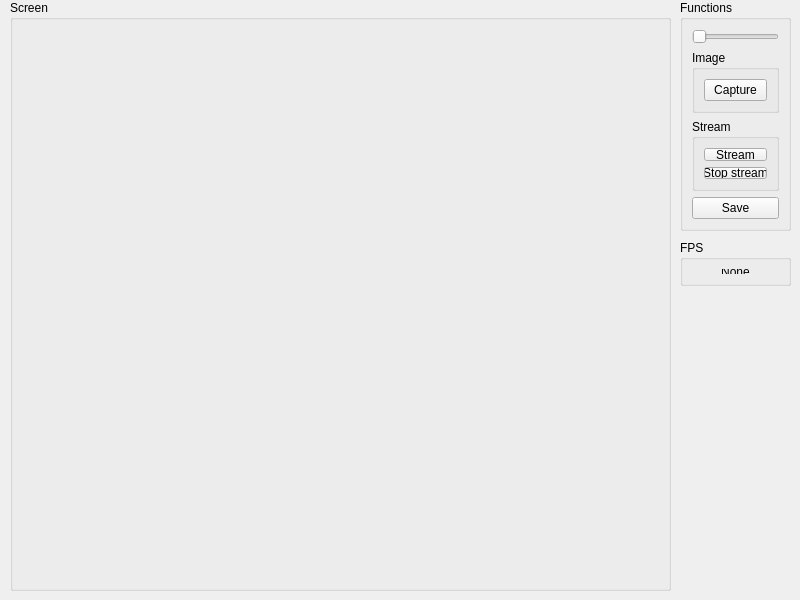
<?xml version="1.0" encoding="UTF-8"?>
<ui version="4.0">
 <class>screenUI</class>
 <widget class="QWidget" name="screenUI">
  <property name="geometry">
   <rect>
    <x>0</x>
    <y>0</y>
    <width>800</width>
    <height>600</height>
   </rect>
  </property>
  <property name="sizePolicy">
   <sizepolicy hsizetype="Fixed" vsizetype="Fixed">
    <horstretch>0</horstretch>
    <verstretch>0</verstretch>
   </sizepolicy>
  </property>
  <property name="windowTitle">
   <string>Form</string>
  </property>
  <widget class="QGroupBox" name="groupBox_3">
   <property name="geometry">
    <rect>
     <x>680</x>
     <y>0</y>
     <width>111</width>
     <height>231</height>
    </rect>
   </property>
   <property name="title">
    <string>Functions</string>
   </property>
   <layout class="QVBoxLayout" name="verticalLayout">
    <item>
     <widget class="QSlider" name="QualitySlider">
      <property name="toolTip">
       <string extracomment="Quality of image"/>
      </property>
      <property name="autoFillBackground">
       <bool>false</bool>
      </property>
      <property name="minimum">
       <number>50</number>
      </property>
      <property name="maximum">
       <number>200</number>
      </property>
      <property name="orientation">
       <enum>Qt::Horizontal</enum>
      </property>
     </widget>
    </item>
    <item>
     <widget class="QGroupBox" name="groupBox">
      <property name="title">
       <string>Image</string>
      </property>
      <layout class="QHBoxLayout" name="horizontalLayout_2">
       <item>
        <widget class="QPushButton" name="Capture">
         <property name="text">
          <string>Capture</string>
         </property>
        </widget>
       </item>
      </layout>
     </widget>
    </item>
    <item>
     <widget class="QGroupBox" name="groupBox_2">
      <property name="title">
       <string>Stream</string>
      </property>
      <layout class="QVBoxLayout" name="verticalLayout_2">
       <item>
        <widget class="QPushButton" name="Stream_button">
         <property name="text">
          <string>Stream</string>
         </property>
        </widget>
       </item>
       <item>
        <widget class="QPushButton" name="Stop_stream_button">
         <property name="text">
          <string>Stop stream</string>
         </property>
        </widget>
       </item>
      </layout>
     </widget>
    </item>
    <item>
     <widget class="QPushButton" name="Save">
      <property name="text">
       <string>Save</string>
      </property>
     </widget>
    </item>
   </layout>
  </widget>
  <widget class="QGroupBox" name="groupBox_4">
   <property name="geometry">
    <rect>
     <x>10</x>
     <y>0</y>
     <width>661</width>
     <height>591</height>
    </rect>
   </property>
   <property name="title">
    <string>Screen</string>
   </property>
   <layout class="QHBoxLayout" name="horizontalLayout">
    <item>
     <widget class="QLabel" name="View">
      <property name="sizePolicy">
       <sizepolicy hsizetype="Expanding" vsizetype="Expanding">
        <horstretch>0</horstretch>
        <verstretch>0</verstretch>
       </sizepolicy>
      </property>
      <property name="minimumSize">
       <size>
        <width>0</width>
        <height>0</height>
       </size>
      </property>
      <property name="text">
       <string/>
      </property>
     </widget>
    </item>
   </layout>
  </widget>
  <widget class="QGroupBox" name="groupBox_5">
   <property name="geometry">
    <rect>
     <x>680</x>
     <y>240</y>
     <width>111</width>
     <height>46</height>
    </rect>
   </property>
   <property name="title">
    <string>FPS</string>
   </property>
   <layout class="QHBoxLayout" name="horizontalLayout_3">
    <item>
     <widget class="QLabel" name="FPS">
      <property name="text">
       <string>None</string>
      </property>
      <property name="alignment">
       <set>Qt::AlignCenter</set>
      </property>
     </widget>
    </item>
   </layout>
  </widget>
 </widget>
 <resources/>
 <connections/>
</ui>
